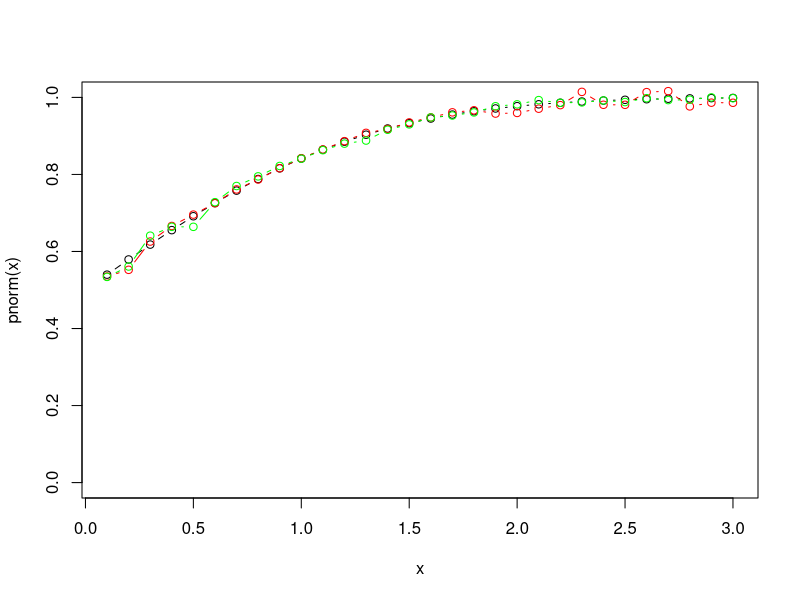

Here is the R script that generated this plot:
## ---- chunk 1
#Option pour que le code ne soit pas affiché lors du knit
knitr::opts_chunk$set(echo = FALSE)
## ---- chunk 2
#Fonction pour calculer notre Intégrale
Iunif <- function(x, m){
  
  #Tirage m valeurs suivants une loi uniforme (0;1)
  u = runif(m)  
  
  #Calcul de l'intégrale
  ihat = mean(1/sqrt(2*pi)*exp(-(-x/u)^2/2)*x/u^2) + 2*mean(1/sqrt(2*pi)*exp(-(u*x)^2/2)*x)
  return(ihat)
}
## ---- chunk 3
#Fonction pour calculer notre Intégrale
Inorm <- function(x, m){
  
  #Tirage m valeurs suivants une loi normal (0;1)
  g = rnorm(m)
  
  #Calcul de l'intégrale
  ihat = mean(g<=x)
  return(ihat)
}
## ---- chunk 4
#Paramètres de notre approximation
m <- 1000
x <- seq(0.1,3,0.1)
plot(x, pnorm(x), type='b', ylim=c(0,1))
lines(x, sapply(x,Iunif,m=1000), type='b', col='red')
lines(x, sapply(x,Inorm,m=1000), type='b', col='green')
